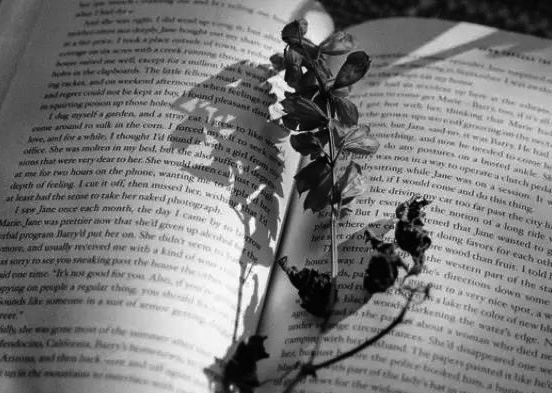
#> input picture opencv/image4.jpg, 552 x 393 px
$ python warpaffine.py image4.jpg   (Python 2 division)
#> lines starting #> are read from the running program, lines starting #| are printed output that depends on the picture
#! /usr/bin/env python
# coding:utf-8
import sys
import cv2
import numpy as np
import math

if __name__=='__main__':
    if len(sys.argv)>1:
        image = cv2.imread(sys.argv[1], 0)
#> image is the input picture: shape (393, 552); min 0, max 255, mean 122
    else:
        print 'please input picture file'

    cv2.imwrite('img.jpg', image)
    h,w = image.shape
#> h = 393; w = 552

    #缩小两倍
    A1 = np.array([[0.5,0,0],[0,0.5,0]],np.float32)
    d1 = cv2.warpAffine(image, A1, (w,h), borderValue=125)
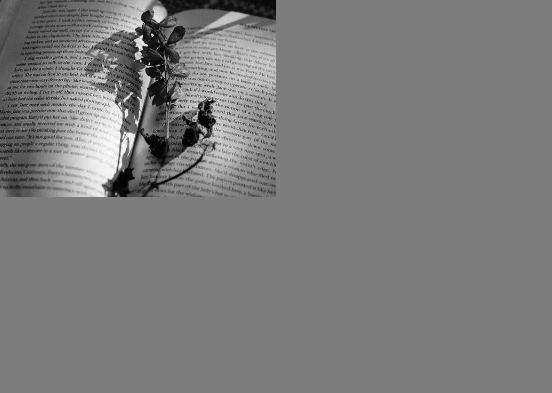
#> d1: shape (393, 552); min 0, max 255, mean 124.2

    #先缩小2倍，再平移
    A2 = np.array([[0.5, 0, w/4], [0, 0.5, h/4]], np.float32)
#> A2 = [[0.5, 0, 138], [0, 0.5, 98]]
    d2 = cv2.warpAffine(image, A2, (w,h), borderValue=125)
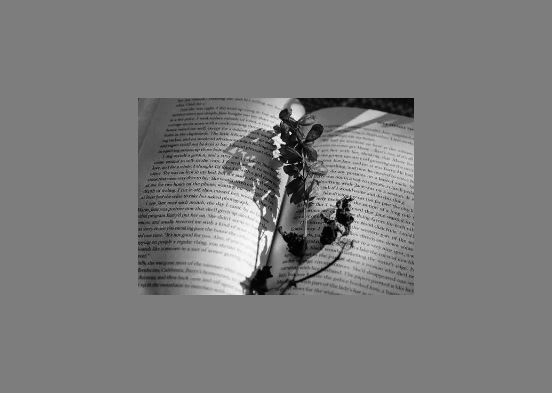
#> d2: shape (393, 552); min 0, max 255, mean 124.2

    #在d2的基础上，绕图像的中心点旋转
    A3 = cv2.getRotationMatrix2D((w/2.0, h/2.0), 30 ,1)
    d3 = cv2.warpAffine(d2, A3, (w,h), borderValue=125)
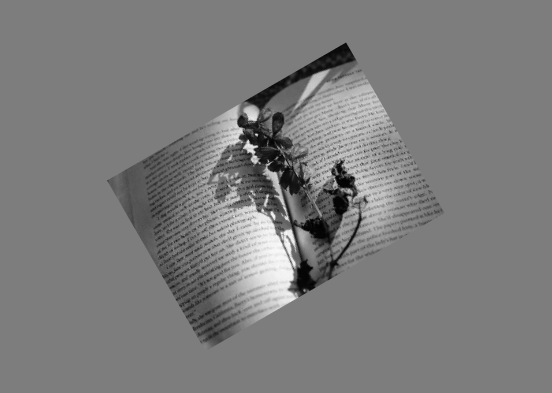
#> d3: shape (393, 552); min 1, max 251, mean 124.2

    cv2.imshow('image',image)
    cv2.imshow('d1',d1)
    cv2.imshow('d2',d2)
    cv2.imshow('d3',d3)
    cv2.waitKey(0)
    cv2.destroyAllWindows()
